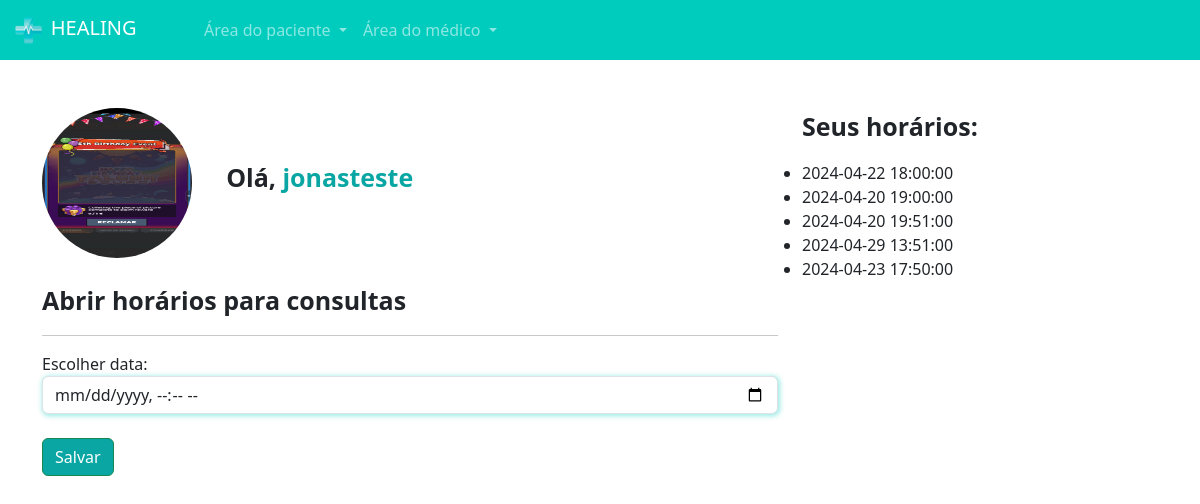
The page /medico/abrir_horario/ (signed in) on the database as committed earlier.
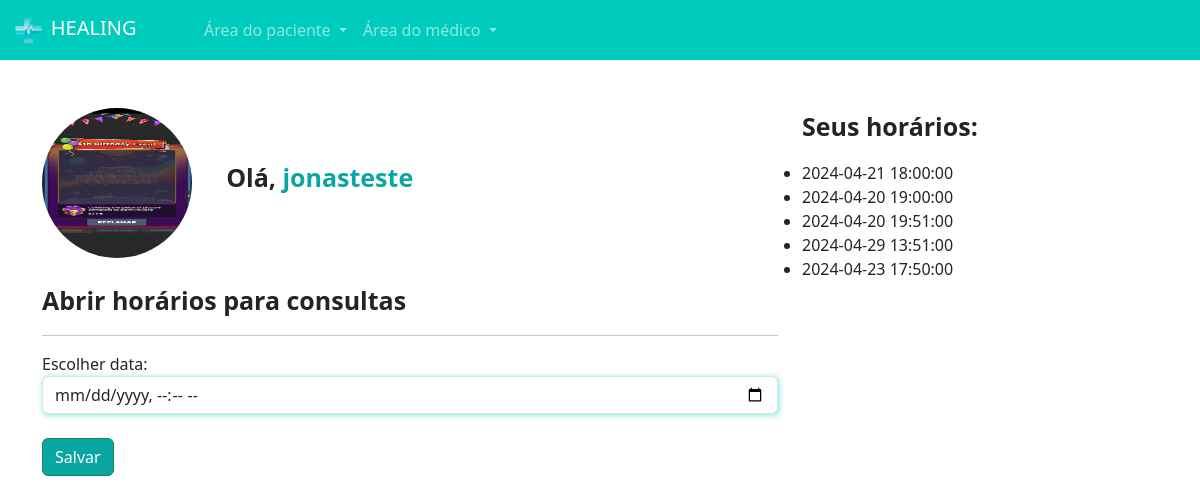
The same page on the database as committed later.
### medico/models.py (models this page shows)
class DatasAbertas(models.Model):
    data = models.DateTimeField()
    user = models.ForeignKey(User, on_delete=models.DO_NOTHING)   # Esse usuário é o Médico
    agendado = models.BooleanField(default=False)
    def __str__(self):
        return str(self.data)

### medico/views.py (the view, shortened to what this page needs)
# urls.py: path('abrir_horario/', views.abrir_horario, name='abrir_horario'),
@login_required
def abrir_horario(request):
    if not is_medico(request.user):
        messages.add_message(request, constants.WARNING, 'Somente  médicos podem acessar essa página.')
        return redirect('usuarios/sair')
    if request.method == 'GET':
        dados_medicos = DadosMedicos.objects.get(user=request.user)
        datas_abertas = DatasAbertas.objects.filter(user=request.user)
        return render(request, 'abrir_horario.html', {'dados_medicos': dados_medicos, 'datas_abertas': datas_abertas, 'is_medico': is_medico(request.user)})

### medico/models.py (called while the page is built)
def is_medico(user):
    return DadosMedicos.objects.filter(user=user).exists()

### medico/templates/abrir_horario.html (shortened to what this page needs)
{% extends "base.html" %}
{% load static %}
{% block 'head' %}
    <link rel="stylesheet" href="{% static 'medicos/css/abrir_horario.css' %}">
    <link rel="stylesheet" href="{% static 'usuarios/css/usuarios.css' %}">
    <link rel="stylesheet" href="{% static 'medicos/css/cadastro_medico.css' %}">
{% endblock 'head' %}
{% block 'body' %}
{% include "partials/navbar.html" %}
    <div class="container">
        <br><br>
        <div class="row">
            <div class="col-md-8">
                <img src="{{dados_medicos.foto.url}}"  class="foto-perfil" alt="">
                <label style="margin-left: 30px; font-size: 25px" class="p-bold">Olá, <span class="color-dark">{{request.user.username}}</span></label>
                <br>
                <br>
                <p style="font-size: 25px" class="p-bold">Abrir horários para consultas</p>
                <hr>
                <form action="{% url "abrir_horario" %}" method="POST">{% csrf_token %}
                    <label for="">Escolher data:</label>
                    <input type="datetime-local" name="data" class="form-control shadow-main-color">
                    <br>
                    <input type="submit" value="Salvar" class="btn btn-success btn-dark-color">
                </form>
            </div>
            <div class="col-md-4">
                <p style="font-size: 25px" class="p-bold">Seus horários:</p>
                <ul class="list-group">
                    {% for data in datas_abertas  %}
                        <li>{{data}}</li>
                    {% endfor %}
                </ul>
            </div>
        </div>
    </div>
{% endblock 'body' %}

Rows that differ between the two databases and show on the page:
changed DatasAbertas (number 1 of 5 on the later page): data "2024-04-22 18:00:00" → "2024-04-21 18:00:00"
